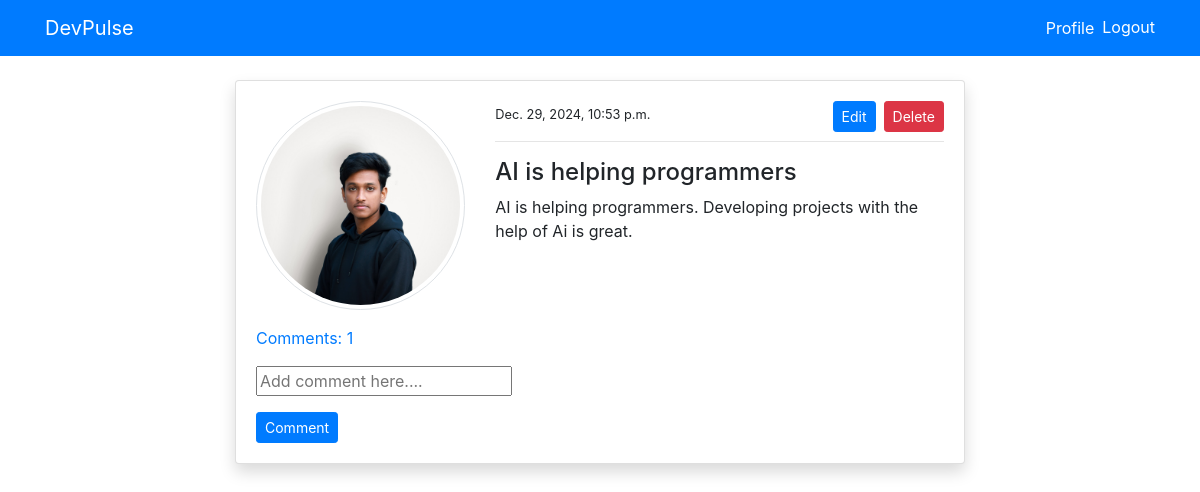
Page /post_detail/7/ (signed in) on the committed database.
### blog/models.py (models this page shows, shortened)
class PostModel(models.Model):
    title = models.CharField(max_length=100)
    content = models.TextField()
    author = models.ForeignKey(User, on_delete=models.CASCADE)
    date_created = models.DateTimeField(auto_now_add=True)
    class Meta:
        ordering = ('-date_created',)
    def comment_count(self):
        return self.comment_set.all().count()
    def comments(self):
        return self.comment_set.all()

### users/models.py (models this page shows, shortened)
class ProfileModel(models.Model):
    user = models.OneToOneField(User, on_delete=models.CASCADE)
    image = models.ImageField(default='default.jpg', upload_to='profile', validators=[
                              FileExtensionValidator(['png', 'jpg'])])

### blog/views.py (the view)
# urls.py: path('post_detail/<int:pk>/', views.post_detail, name='blog-post-detail'),
@login_required
def post_detail(request, pk):
    post = PostModel.objects.get(id=pk)
    if request.method == 'POST':
        c_form = CommentForm(request.POST)
        if c_form.is_valid():
            instance = c_form.save(commit=False)
            instance.user = request.user
            instance.post = post
            instance.save()
            return redirect('blog-post-detail', pk=post.id)
    else:
        c_form = CommentForm()
    context = {
        'post': post,
        'c_form': c_form,
    }
    return render(request, 'blog/post_detail.html', context)

### blog/forms.py
class CommentForm(forms.ModelForm):
    content = forms.CharField(
        label='', widget=forms.TextInput(attrs={'placeholder': 'Add comment here....'}))
    class Meta:
        model = Comment
        fields = ('content',)

### templates/blog/post_detail.html (shortened to what this page needs)
{% extends 'partials/base.html' %}
{% load crispy_forms_tags %}
{% block content %}
<div class="container">
    <div class="row mt-5 pt-3">
        <div class="col-md-8 offset-md-2">
            <div class="card my-3 shadow">
                <div class="card-body">
                    <div class="row">
                        <div class="col-md-4">
                            <img class="img-thumbnail" src="{{ post.author.profilemodel.image.url }}" alt="profile-img" style="border-radius: 50%;">
                        </div>
                        <div class="col-md-8">
                            <small>{{ post.date_created }}</small>
                            {% if post.author == request.user %}
                            <span><a class="btn btn-danger float-right btn-sm"
                                    href="{% url 'blog-post-delete' post.id %}">Delete</a></span>
                            <span><a class="btn btn-primary mx-2 float-right btn-sm"
                                    href="{% url 'blog-post-edit' post.id %}">Edit</a></span>
                            {% endif %}
                            <hr>
                            <h4>{{ post.title }}</h4>
                            <p>
                                {{ post.content }}
                            </p>
                        </div>
                    </div>
                    <p class="mt-3">
                        <a class="" data-toggle="collapse" href="#collapseExample" role="button" aria-expanded="false"
                            aria-controls="collapseExample">
                            Comments: {{ post.comment_count }}
                        </a>
                    </p>
                    <form method="POST">
                        {{ c_form.as_p }}
                        <input class="btn btn-primary btn-sm" type="submit" value="Comment">
                    </form>
                </div>
            </div>
        </div>
    </div>
</div>
{% endblock %}

### rows in the picture
PostModel: author.profilemodel.image (picture), date_created "Dec. 29, 2024, 10:53 p.m.", title "AI is helping programmers", content "AI is helping programmers. Developing projects with the help of Ai is great.", comment_count "1"
